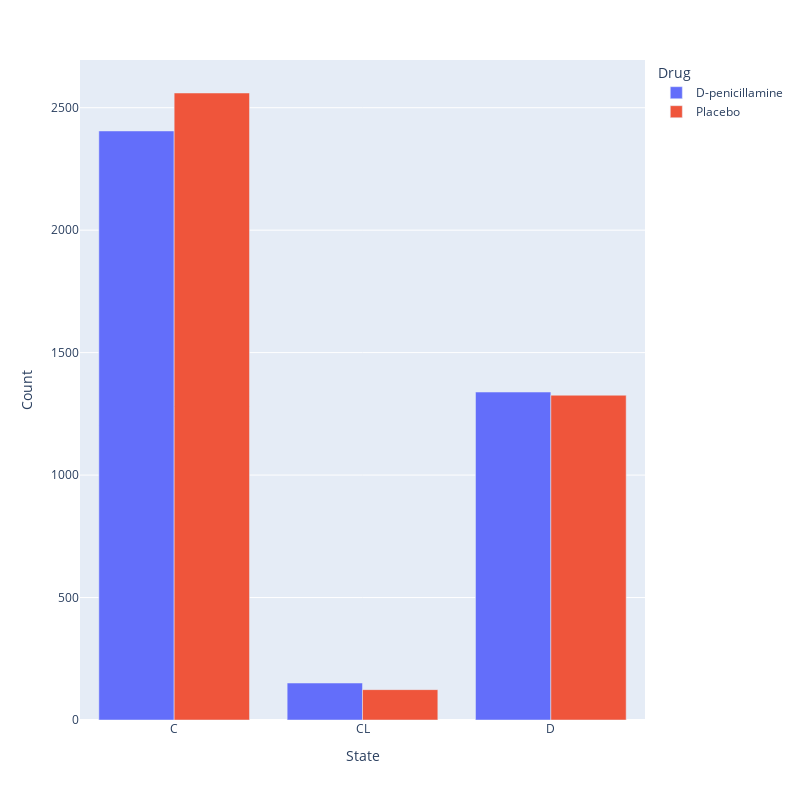

Notebook code for this chart:
### Code cell
fig = pd.concat([df_train_featured[['Drug']], pd.get_dummies(df_train_featured['Status'])], axis = 1).pivot_table(index = 'Drug', values = ['C', 'CL', 'D'], aggfunc = 'sum')\
.stack().reset_index().set_axis(['Drug', 'State', 'Count'], axis = 1).plot.bar(x = 'State', y = 'Count', backend = 'plotly', color = 'Drug', height = 800, width = 800)

fig.update_layout(barmode='group')
fig.show()

### Figure 1 — Plotly figure (JSON) as saved in the notebook; plotly's stock layout.template omitted (floating-point values rounded to 4 significant figures)
{"data": [{"alignmentgroup": "True", "hovertemplate": "Drug=D-penicillamine<br>State=%{x}<br>Count=%{y}<extra></extra>", "legendgroup": "D-penicillamine", "marker": {"color": "#636efa", "pattern": {"shape": ""}}, "name": "D-penicillamine", "offsetgroup": "D-penicillamine", "orientation": "v", "showlegend": true, "textposition": "auto", "type": "bar", "x": ["C", "CL", "D"], "xaxis": "x", "y": [2405, 151, 1339], "yaxis": "y"}, {"alignmentgroup": "True", "hovertemplate": "Drug=Placebo<br>State=%{x}<br>Count=%{y}<extra></extra>", "legendgroup": "Placebo", "marker": {"color": "#EF553B", "pattern": {"shape": ""}}, "name": "Placebo", "offsetgroup": "Placebo", "orientation": "v", "showlegend": true, "textposition": "auto", "type": "bar", "x": ["C", "CL", "D"], "xaxis": "x", "y": [2560, 124, 1326], "yaxis": "y"}], "layout": {"barmode": "group", "height": 800, "legend": {"title": {"text": "Drug"}, "tracegroupgap": 0}, "margin": {"t": 60}, "width": 800, "xaxis": {"anchor": "y", "autorange": true, "domain": [0, 1], "range": [-0.5, 2.5], "title": {"text": "State"}, "type": "category"}, "yaxis": {"anchor": "x", "autorange": true, "domain": [0, 1], "range": [0, 2695.0], "title": {"text": "Count"}, "type": "linear"}}}
